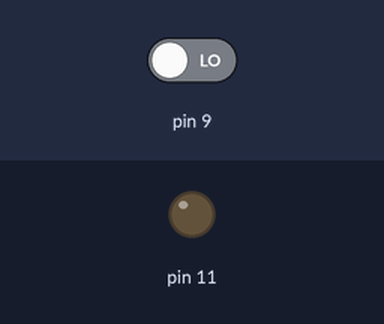
This sketch was run on a simulated Arduino Uno, built with avr-gcc and run on an emulated ATmega328P. Shown: output pins drawn as LEDs (lit = HIGH). Inputs (shaded band) come from the test bench; at power-on: pin 9 LOW.

Above: at 1.2 s.
1.3 s: pin 9 driven HIGH
At 1.9 s:
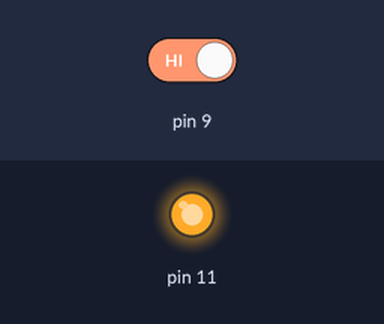
2.8 s: pin 9 driven LOW
At 4.2 s:
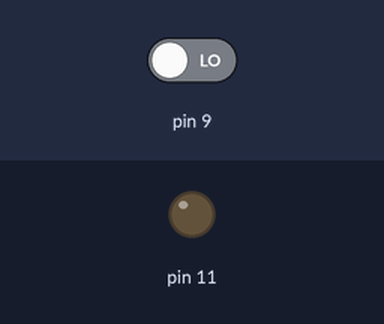
Timing chart, 0 to 5.8 s (numbered marks = the images above; inputs shaded):
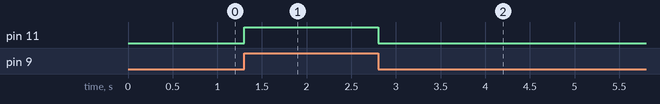

The sketch:

botao.ino
```cpp
void setup() {
  pinMode(9,INPUT);
  pinMode(11,OUTPUT);
}

void loop() {
  if(digitalRead(9) == HIGH){ //Le valor entrando em uma porta
    digitalWrite(11,HIGH);
  }else{
    digitalWrite(11,LOW);
  }
}
```

Measured:
- after the input at 1.3 s, pin 11: LOW → HIGH at once
- after the input at 2.8 s, pin 11: HIGH → LOW at once
